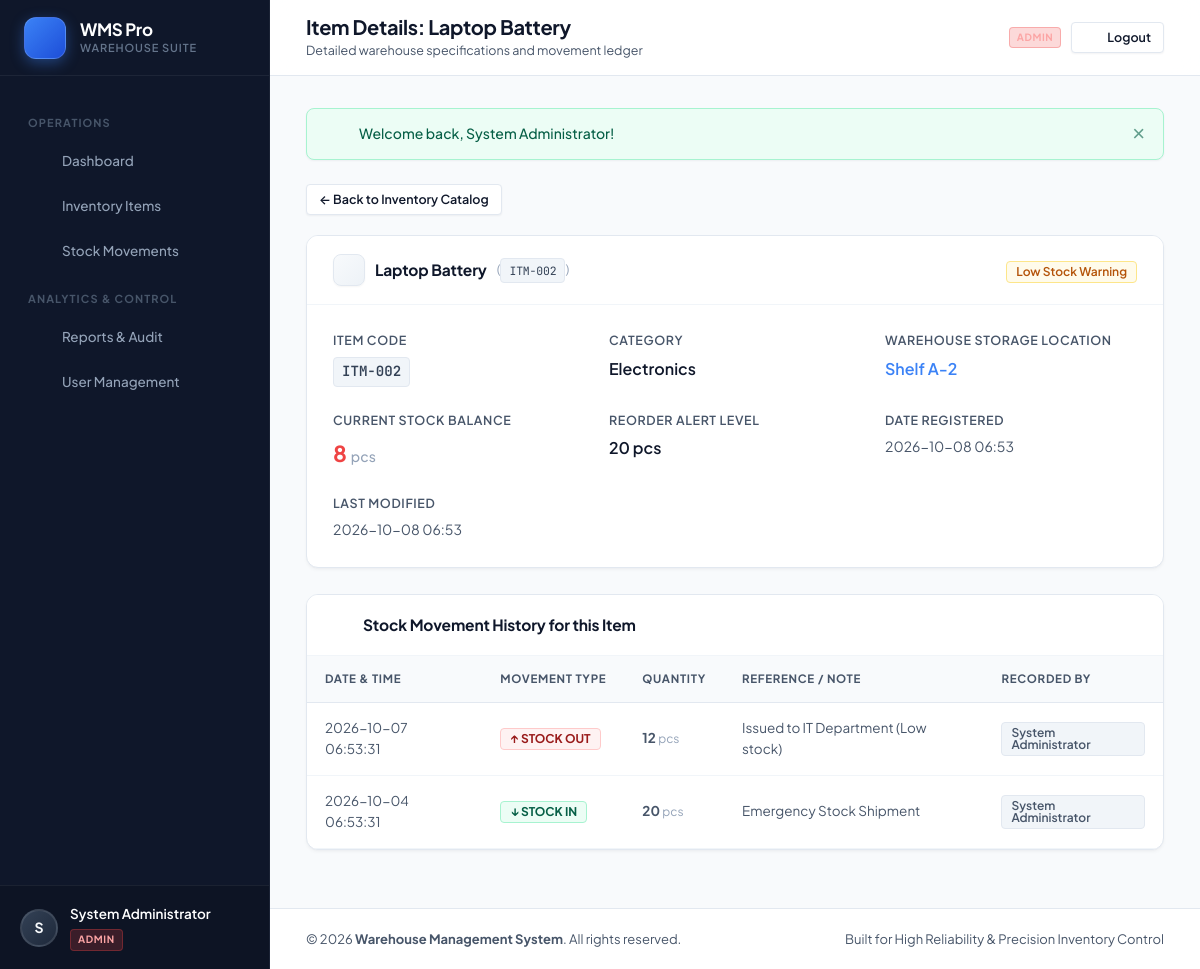
/user/item-details.php?id=2 (signed in), run on the app's committed database.
### tables this page shows
CREATE TABLE IF NOT EXISTS `items` (
    `id` INT AUTO_INCREMENT PRIMARY KEY,
    `item_code` VARCHAR(50) NOT NULL UNIQUE,
    `item_name` VARCHAR(150) NOT NULL,
    `category` VARCHAR(100) NOT NULL,
    `location` VARCHAR(100) NOT NULL,
    `quantity` INT NOT NULL DEFAULT 0,
    `unit` VARCHAR(30) NOT NULL DEFAULT 'pcs',
    `reorder_level` INT NOT NULL DEFAULT 10,
    `icon` VARCHAR(50) NOT NULL DEFAULT 'box',
    `created_at` DATETIME NOT NULL DEFAULT CURRENT_TIMESTAMP,
    `updated_at` DATETIME NOT NULL DEFAULT CURRENT_TIMESTAMP ON UPDATE CURRENT_TIMESTAMP,
    INDEX `idx_item_code` (`item_code`),
    INDEX `idx_category` (`category`),
    INDEX `idx_location` (`location`)
);

CREATE TABLE IF NOT EXISTS `stock_movements` (
    `id` INT AUTO_INCREMENT PRIMARY KEY,
    `item_id` INT NOT NULL,
    `movement_type` ENUM('IN', 'OUT') NOT NULL,
    `quantity` INT NOT NULL,
    `movement_date` DATETIME NOT NULL DEFAULT CURRENT_TIMESTAMP,
    `reference_note` VARCHAR(255) NULL,
    `created_by` INT NOT NULL,
    `created_at` DATETIME NOT NULL DEFAULT CURRENT_TIMESTAMP,
    CONSTRAINT `fk_movements_item` FOREIGN KEY (`item_id`) REFERENCES `items` (`id`) ON DELETE RESTRICT,
    CONSTRAINT `fk_movements_user` FOREIGN KEY (`created_by`) REFERENCES `users` (`id`) ON DELETE RESTRICT,
    INDEX `idx_movement_date` (`movement_date`),
    INDEX `idx_item_movement` (`item_id`, `movement_date`),
    INDEX `idx_movement_type` (`movement_type`)
);

CREATE TABLE IF NOT EXISTS `users` (
    `id` INT AUTO_INCREMENT PRIMARY KEY,
    `full_name` VARCHAR(100) NOT NULL,
    `username` VARCHAR(50) NOT NULL UNIQUE,
    `password_hash` VARCHAR(255) NOT NULL,
    `role` ENUM('admin', 'user') NOT NULL DEFAULT 'user',
    `is_active` TINYINT(1) NOT NULL DEFAULT 1,
    `created_at` DATETIME NOT NULL DEFAULT CURRENT_TIMESTAMP,
    `updated_at` DATETIME NOT NULL DEFAULT CURRENT_TIMESTAMP ON UPDATE CURRENT_TIMESTAMP,
    INDEX `idx_username` (`username`),
    INDEX `idx_role` (`role`)
);

### includes/auth.php (called while the page is built, shortened)
<?php
require_once __DIR__ . '/functions.php';
function current_user(): ?array
{
    return $_SESSION['user'] ?? null;
}

### user/item-details.php (the view, shortened to what this page needs)
<?php
$id = (int)($_GET['id'] ?? 0);
$db = get_db_connection();
$stmt = $db->prepare("SELECT * FROM items WHERE id = ? LIMIT 1");
$stmt->execute([$id]);
$item = $stmt->fetch();
$stmt = $db->prepare("SELECT m.*, u.full_name AS operator_name
                      FROM stock_movements m
                      JOIN users u ON m.created_by = u.id
                      WHERE m.item_id = ?
                      ORDER BY m.movement_date DESC, m.id DESC");
$stmt->execute([$id]);
$history = $stmt->fetchAll();
$isLow = (int)$item['quantity'] <= (int)$item['reorder_level'];
$pageTitle = 'Item Details: ' . $item['item_name'];
$pageSubtitle = 'Detailed warehouse specifications and movement ledger';
require_once __DIR__ . '/../includes/header.php';
?>
<div style="margin-bottom: 20px;">
    <a href="<?php echo e(url('user/items.php')); ?>" class="btn btn-outline btn-sm">
        &larr; Back to Inventory Catalog
    </a>
</div>
<div class="card">
    <div class="card-header">
        <div class="card-title">
            <div class="item-badge-icon" style="width: 32px; height: 32px;">
                <?php echo render_icon($item['icon'] ?? 'box', 'icon'); ?>
            </div>
            <span><?php echo e($item['item_name']); ?></span>
            <span style="font-size: 13px; color: var(--text-muted); font-weight: normal;">(<code><?php echo e($item['item_code']); ?></code>)</span>
        </div>
        <div>
            <?php if ((int)$item['quantity'] === 0): ?>
                <span class="badge badge-danger">Out of Stock</span>
            <?php elseif ($isLow): ?>
                <span class="badge badge-warning">Low Stock Warning</span>
            <?php else: ?>
                <span class="badge badge-success">Sufficient Stock</span>
            <?php endif; ?>
        </div>
    </div>
    <div class="card-body">
        <div style="display: grid; grid-template-columns: repeat(auto-fit, minmax(200px, 1fr)); gap: 24px;">
            <div>
                <div class="stat-label">Item Code</div>
                <div style="font-size: 16px; font-weight: 600;"><code><?php echo e($item['item_code']); ?></code></div>
            </div>
            <div>
                <div class="stat-label">Category</div>
                <div style="font-size: 16px; font-weight: 600;"><?php echo e($item['category']); ?></div>
            </div>
            <div>
                <div class="stat-label">Warehouse Storage Location</div>
                <div style="font-size: 16px; font-weight: 600; color: var(--primary);"><?php echo e($item['location']); ?></div>
            </div>
            <div>
                <div class="stat-label">Current Stock Balance</div>
                <div style="font-size: 22px; font-weight: 700; color: <?php echo $isLow ? 'var(--danger)' : 'var(--text-primary)'; ?>;">
                    <?php echo number_format((int)$item['quantity']); ?>
                    <span style="font-size: 14px; font-weight: 500; color: var(--text-muted);"><?php echo e($item['unit']); ?></span>
                </div>
            </div>
            <div>
                <div class="stat-label">Reorder Alert Level</div>
                <div style="font-size: 16px; font-weight: 600;">
                    <?php echo number_format((int)$item['reorder_level']); ?> <?php echo e($item['unit']); ?>
                </div>
            </div>
            <div>
                <div class="stat-label">Date Registered</div>
                <div style="font-size: 14px; color: var(--text-secondary);"><?php echo date('Y-m-d H:i', strtotime($item['created_at'])); ?></div>
            </div>
            <div>
                <div class="stat-label">Last Modified</div>
                <div style="font-size: 14px; color: var(--text-secondary);"><?php echo date('Y-m-d H:i', strtotime($item['updated_at'])); ?></div>
            </div>
        </div>
    </div>
</div>
<div class="card">
    <div class="card-header">
        <div class="card-title">
            <?php echo render_icon('movements', 'icon'); ?>
            <span>Stock Movement History for this Item</span>
        </div>
    </div>
    <div class="card-body" style="padding: 0;">
        <?php if (empty($history)): ?>
            <div style="padding: 30px; text-align: center; color: var(--text-secondary);">
                No historical stock movements found for this item.
            </div>
        <?php else: ?>
            <div class="table-responsive">
                <table class="data-table">
                    <thead>
                        <tr>
                            <th>Date & Time</th>
                            <th>Movement Type</th>
                            <th>Quantity</th>
                            <th>Reference / Note</th>
                            <th>Recorded By</th>
                        </tr>
                    </thead>
                    <tbody>
                        <?php foreach ($history as $h): ?>
                            <tr>
                                <td><?php echo date('Y-m-d H:i:s', strtotime($h['movement_date'])); ?></td>
                                <td>
                                    <span class="badge badge-<?php echo strtolower($h['movement_type']); ?>">
                                        <?php echo $h['movement_type'] === 'IN' ? '↓ STOCK IN' : '↑ STOCK OUT'; ?>
                                    </span>
                                </td>
                                <td>
                                    <strong><?php echo number_format((int)$h['quantity']); ?></strong>
                                    <span style="font-size: 12px; color: var(--text-muted);"><?php echo e($item['unit']); ?></span>
                                </td>
                                <td><?php echo e($h['reference_note'] ?? '—'); ?></td>
                                <td><span class="badge badge-secondary"><?php echo e($h['operator_name']); ?></span></td>
                            </tr>
                        <?php endforeach; ?>
                    </tbody>
                </table>
            </div>
        <?php endif; ?>
    </div>
</div>
<?php require_once __DIR__ . '/../includes/footer.php'; ?>

### includes/header.php (shortened to what this page needs)
<?php
$pageTitle = $pageTitle ?? APP_NAME;
?>
<!DOCTYPE html>
<html lang="en">
<head>
    <link rel="stylesheet" href="<?php echo e(url('assets/css/style.css')); ?>">
</head>
<body>
<div class="app-wrapper">
    <?php require_once __DIR__ . '/nav.php'; ?>
    <div class="main-wrapper">
        <header class="topbar">
            <div class="topbar-left">
                <div class="page-title-wrap">
                    <h1><?php echo e($pageTitle); ?></h1>
                    <p><?php echo e($pageSubtitle ?? 'Warehouse Operations & Inventory Management'); ?></p>
                </div>
            </div>
            <div class="topbar-right">
                <div class="user-pill" style="display: flex; align-items: center; gap: 10px;">
                    <span class="user-role-badge role-<?php echo e($user['role'] ?? 'user'); ?>">
                        <?php echo e(strtoupper($user['role'] ?? 'USER')); ?>
                    </span>
                    <a href="<?php echo e(url('logout.php')); ?>" class="btn btn-outline btn-sm" title="Sign Out">
                        <?php echo render_icon('logout', 'icon'); ?>
                        <span>Logout</span>
                    </a>
                </div>
            </div>
        </header>
        <main class="content-container">
            <?php echo render_flash(); ?>

### data on the page
items: item_name "Item Details: Laptop Battery", item_name "Laptop Battery", item_code "ITM-002", category "Electronics", location "Shelf A-2", quantity "8", unit "pcs", reorder_level "20", created_at "2026-10-08 06:53", updated_at "2026-10-08 06:53"
stock_movements: movement_date "2026-10-07 06:53:31", movement_type "↑ STOCK OUT", quantity "12", item.unit "pcs", reference_note "Issued to IT Department (Low stock)", created_by.full_name "System Administrator"
stock_movements: movement_date "2026-10-04 06:53:31", movement_type "↓ STOCK IN", quantity "20", item.unit "pcs", reference_note "Emergency Stock Shipment", created_by.full_name "System Administrator"

### other printed values
substr($user['full_name'] ?? 'U', 0, 1) "S"
$user['full_name'] "System Administrator"
$user['role'] "ADMIN"
$pageSubtitle "Detailed warehouse specifications and movement ledger"
$msg "Welcome back, System Administrator!"
APP_NAME "Warehouse Management System"
